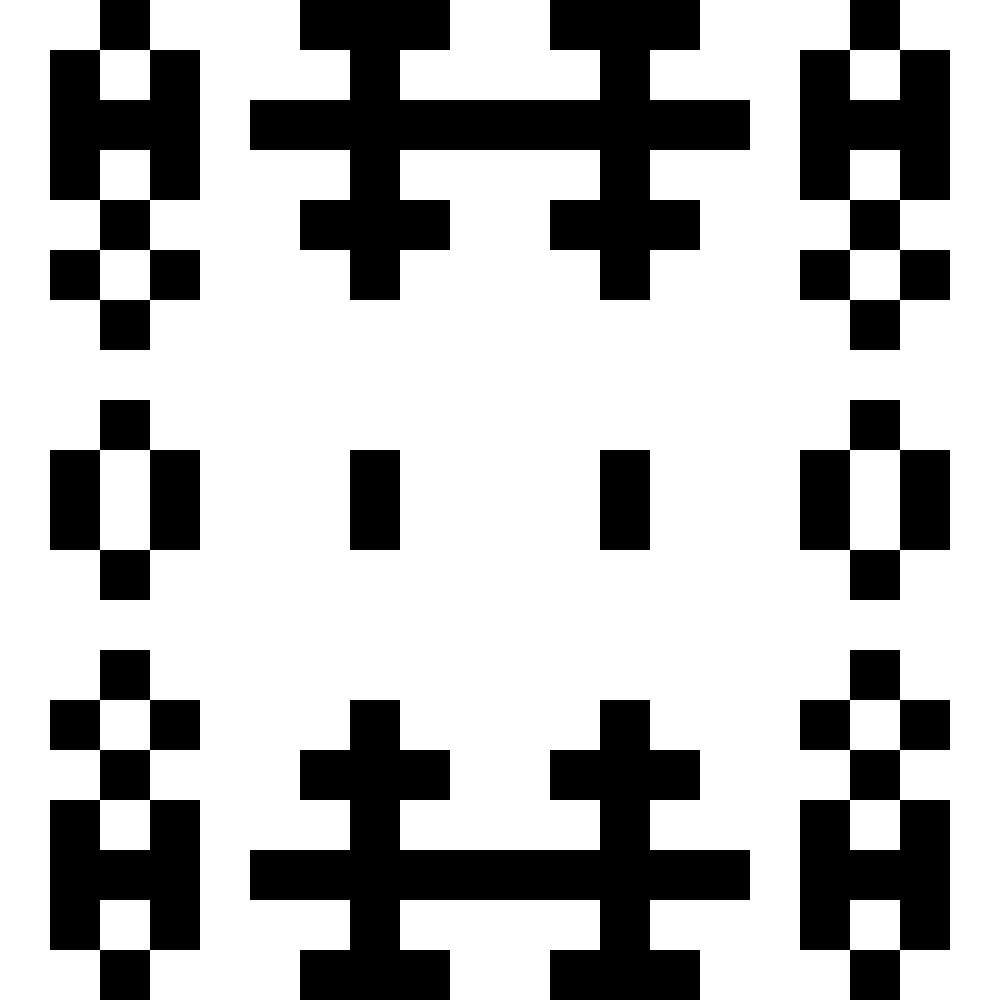
Frame 1 (no input)
Frame 60 (no input): identical to frame 1, image omitted
Frame 120 (the mouse pressed at the canvas centre since frame 60): identical to frame 1, image omitted

The p5.js sketch that drew this single still picture (run headless with seeded random() and noise() and a simulated clock; from frame 60 on, the mouse is pressed at the canvas centre):

// p5.js sketch
// ── sketch.js


// each tile contains square grid of patterns
let dims = 2 ; // rows of 5 x 5 patterns <-- change this


let numPoints; // 5 points 5 strips per tile
let points = []; // one for each quadrant of kaleidoscope
let points2 = [];
let points3 = [];
let points4 = [];

const pointsPerTile = 5; // 5 points per section FIXED
let tileLength = 0; // same as tileheight
let segLength = 0;
let bitArrays = ['11111',  '11011', '10101', '10001', '01110', '00100', '01010', '00000'];

function setup() { 
  createCanvas(1000, 1000);
  colorMode(HSB, 100);
  
  setupTileConst();
  setupAllTiles();  
}

function draw() {
  background(255);
  for (let i = 0 ; i < points.length ; i++) {
    points[i].draw();
    points2[i].draw();
    points3[i].draw();
    points4[i].draw();
  }
}
// ── node.js

// Class for one of five strips in one tile
class Node {
    constructor(x, y, segmentWidth, pattValue) {
        this.x = x;
        this.y = y;
        this.width = segmentWidth;
        this.patt = pattValue;
    }
    update() {

    }
    setXY(x, y) {
        this.x = x ;
        this.y = y ;
    }
    draw() {
        push();
        noStroke();
        translate(this.x, this.y);
            push();
            for (let i = 0 ; i < pointsPerTile ; i++) {
                fill(this.patt[i] * 100);
                rect(0, this.width * (i - 2), this.width, this.width);
            }
            pop();
        pop();
    }

}


function setupTileConst() {
    rectMode(CENTER);
    //setup dims
    tileLength = (width/2) / (dims); // this is constant. dim of each tile
    numPoints = dims * pointsPerTile;  // points per row
    segLength = tileLength/(pointsPerTile); 
  }
  
  function setupAllTiles() {
    for (let j = 0 ; j < dims ; j++){
      for (let i = 0 ; i < dims ; i++) {
        generateTile(segLength/2 + (i) * tileLength,
                     segLength * 2.5 + (j) * tileLength);
      }
    }
  }
  
  // 5 x 5 tiles
  function generateTile(x, y) {
    for (let i = 0 ; i < pointsPerTile; i++) {
      let stripPattern = generateStrip(); // generates strip for each column of the pattern
      // pieces together 5 strips in order
      for (let j = 0 ; j < pointsPerTile ; j++ ) { 
        // constructor(x, y, segmentWidth, pattValue) {
        points.push(new Node(x + j * segLength, y, segLength, stripPattern[j]));
        points2.push(new Node(width - segLength * 4 - x + j * segLength, y, segLength, stripPattern[j]));
        points3.push(new Node(width - segLength * 4 - x + j * segLength, height - y, segLength, stripPattern[j]));
        points4.push(new Node(x + j * segLength, height - y, segLength, stripPattern[j]));
      }
    }
  }
  
  // hard coded: 5 points on a strip
  function generateStrip() {
    let rows = [];
    rows[0] = random(bitArrays);
    rows[1] = random(bitArrays);
    rows[2] = random(bitArrays);
    rows[3] = rows[1];
    rows[4] = rows[0];
    return rows;
  }
// ── settings.js
// Saved from the sketch's edit mode (ADR-029) — the deployed sketch boots
// from this. Re-save from the dev overlay, or hand-edit.
const SETTINGS = {
  "dims": 7,
  "seed": 1,
  "morph": {
    "duration": 4,
    "hold": 1,
    "spread": 0.4
  },
  "carpets": [
    {
      "size": 14,
      "rows": [
        "ggbbggggggbbfg",
        "ggfbbhhhhbbffg",
        "adggggggggggda",
        "aajijjjjjjidaa",
        "dagiddddddigad",
        "dhgiedggdeighd",
        "dhgieghhgeighd",
        "dhgieghhgeighd",
        "dhgiedggdeighd",
        "dagiddddddigad",
        "aagijjjjjjigaa",
        "adggggggggggda",
        "dddbbhhhhbbddd",
        "ggbbggggggbbfg"
      ]
    },
    {
      "size": 14,
      "rows": [
        "aaahgaaaaghaaa",
        "addggdaadggdda",
        "hhiddhddhddihh",
        "addiidhhdiidda",
        "aggdadffdadgga",
        "aaghdheehdhgaa",
        "aagdfejjefdgaa",
        "aagdfejjefdgaa",
        "aaghdheehdhgaa",
        "aggdadffdadgga",
        "addiidhhdiidda",
        "hhiddhddhddihh",
        "addggdaadggdda",
        "aaahgaaaaghaaa"
      ]
    },
    {
      "size": 14,
      "rows": [
        "aaaagceecgaaaa",
        "ccaagceecgaacc",
        "ggcagceecgacgg",
        "cggcgceecgcggc",
        "gcggcceeccggcg",
        "cccggceecggccc",
        "iiiiiieeiiiiii",
        "iiiiiieeiiiiii",
        "cccggceecggccc",
        "gcggcceeccggcg",
        "cggcgceecgcggc",
        "ggcagceecgacgg",
        "ccaagceecgaacc",
        "aaaagceecgaaaa"
      ]
    },
    {
      "size": 14,
      "rows": [
        "dadeaaeeaaedad",
        "adaaehhhheaada",
        "aehhhcddchhhea",
        "ehcaaccccaache",
        "ehacchhhhccahe",
        "hcchhffffhhcch",
        "hchacfjjfcahch",
        "hchacfjjfcahch",
        "hcchhffffhhcch",
        "ehacchhhhccahe",
        "ehcaaccccaache",
        "aehhhcddchhhea",
        "adaaehhhheaada",
        "dadeaaeeaaedad"
      ]
    }
  ]
};

// ── style.css
html, body {
  margin: 0;
  padding: 0;
  min-height: 100vh;
  overflow: hidden;
}
body {
  display: flex;
  align-items: center;
  justify-content: center;
  background: #fff;
}
canvas {
  display: block;
}

/* panels flanking the square canvas: controls on the left, the keyboard
   reference on the right. Fixed-positioned off the canvas's own rect, so
   they re-center with it on resize; DOM, so they never appear in exports.
   Light variant of the Annulus panel — the canvas itself is white. */
.panel {
  position: fixed;
  top: 0;
  bottom: 0;
  box-sizing: border-box;
  display: flex;
  flex-direction: column;
  gap: 28px;
  font-family: monospace;
  font-size: 11px;
  line-height: 1.5;
  color: #333;
  /* a menu taller than the canvas scrolls instead of spilling off-screen */
  overflow-y: auto;
  overflow-x: hidden;
  overscroll-behavior: contain;
  scrollbar-width: thin;
  scrollbar-color: #ccc transparent;
}
/* vertical centring via auto margins rather than justify-content: center,
   which pushes overflow past the top edge where it can't be scrolled to */
.panel > :first-child { margin-top: auto; }
.panel > :last-child { margin-bottom: auto; }

.panel .sec {
  display: flex;
  flex-direction: column;
  gap: 8px;
}
.panel .sec-title {
  display: flex;
  align-items: center;
  gap: 8px;
  font-size: 10px;
  letter-spacing: 0.14em;
  text-transform: uppercase;
  color: #a0a0a0;
}
.panel .sec-title::after {
  content: '';
  flex: 1;
  height: 1px;
  background: #e2e2e2;
}

/* menu buttons: full-width rows, action left and shortcut chip right */
#menu .btns {
  display: flex;
  flex-direction: column;
  gap: 6px;
}
#menu button {
  display: flex;
  align-items: center;
  justify-content: space-between;
  gap: 12px;
  box-sizing: border-box;
  width: 100%;
  padding: 5px 9px;
  font-family: monospace;
  font-size: 11px;
  background: #fff;
  border: 1px solid #d6d6d6;
  border-radius: 4px;
  color: #222;
  cursor: pointer;
}
#menu button:hover {
  border-color: #999;
  background: #f6f6f6;
}
#menu button:active { background: #ececec; }
#menu button .action { text-align: left; }
#menu button .key {
  padding: 1px 5px;
  font-size: 10px;
  color: #888;
  background: #f4f4f4;
  border: 1px solid #ddd;
  border-radius: 3px;
}

/* menu rows: label above, control below */
#menu .row {
  display: flex;
  flex-direction: column;
  gap: 4px;
}
#menu .row label {
  display: flex;
  justify-content: space-between;
  gap: 8px;
}
#menu .row label .val { color: #999; }
#menu input[type="range"] {
  width: 100%;
}

/* hint rows: gesture emphasised left, effect muted right */
#hint .row {
  display: flex;
  justify-content: space-between;
  gap: 12px;
  padding: 1px 0;
}
#hint .row span:first-child {
  color: #111;
  font-weight: 700;
}
#hint .row span:last-child { color: #999; }

/* carpet editor (ADR-030) — edit mode only */
.panel button:disabled { opacity: 0.4; cursor: default; }
.panel .muted { color: #999; }
.panel .check {
  display: flex;
  align-items: center;
  gap: 6px;
  cursor: pointer;
}
.panel .check input { margin: 0; }

/* brush swatches: 10 levels, light → dark, one row */
.swatches {
  display: grid;
  padding: 3px; /* room for the selected swatch's outline */
  grid-template-columns: repeat(10, minmax(0, 1fr));
  gap: 2px;
}
.swatch {
  aspect-ratio: 1;
  min-width: 0;
  padding: 0;
  border: 1px solid #d6d6d6;
  border-radius: 2px;
  cursor: pointer;
}
.swatch.on {
  outline: 2px solid #e5484d;
  outline-offset: 1px;
}
canvas.bucket {
  display: block;
  image-rendering: pixelated;
}

/* carpet list: grayscale thumbnails, the shown one outlined */
.carpets {
  display: grid;
  grid-template-columns: repeat(4, minmax(0, 1fr));
  gap: 6px;
}
.carpets > .muted { grid-column: 1 / -1; }
.carpet {
  display: flex;
  min-width: 0;
  flex-direction: column;
  align-items: center;
  gap: 2px;
  padding: 3px;
  font-family: monospace;
  font-size: 10px;
  color: #888;
  background: #fff;
  border: 1px solid #d6d6d6;
  border-radius: 4px;
  cursor: pointer;
}
.carpet canvas {
  width: 100%;
  aspect-ratio: 1;
  image-rendering: pixelated;
}
.carpet.on { border-color: #e5484d; color: #222; }

/* #hint now carries buttons and sliders too; share #menu's look */
#hint .btns { display: flex; flex-direction: column; gap: 6px; }
#hint .btns.inline { flex-direction: row; }
#hint .btns button {
  display: flex;
  align-items: center;
  justify-content: space-between;
  gap: 12px;
  flex: 1;
  padding: 5px 9px;
  font-family: monospace;
  font-size: 11px;
  background: #fff;
  border: 1px solid #d6d6d6;
  border-radius: 4px;
  color: #222;
  cursor: pointer;
}
#hint .btns.inline button { justify-content: center; padding: 5px 4px; }
#hint .btns button:hover:not(:disabled) { border-color: #999; background: #f6f6f6; }
#hint .btns button .key {
  padding: 1px 5px;
  font-size: 10px;
  color: #888;
  background: #f4f4f4;
  border: 1px solid #ddd;
  border-radius: 3px;
}
#hint .sec .row:has(input[type="range"]) {
  flex-direction: column;
  gap: 4px;
}
#hint .row label { display: flex; justify-content: space-between; color: #333; font-weight: 400; }
#hint .row label .val { color: #999; }
#hint input[type="range"] { width: 100%; }
.panel .readout { color: #e5484d; min-height: 1.5em; }

/* edit-mode guides: an SVG layer over the canvas — never drawn into the
   canvas, so captures, png saves and recordings can't include them */
#guides {
  position: fixed;
  pointer-events: none;
  overflow: visible;
  shape-rendering: crispEdges;
}
#guides text {
  font: 10px monospace;
  dominant-baseline: hanging;
  stroke: #fff;
  stroke-width: 3px;
  stroke-linejoin: round;
  paint-order: stroke;
  shape-rendering: auto;
}

// ── tiles.js
// Tile vocabulary, light→dark ranking, and the carpet codec (ADR-030).
// Pure — no p5 calls — so Vitest evaluates this file directly.
//
// A tile is five columns [a, b, c, b, a], each one of the eight palindromic
// strips below ('0' = black cell), so every tile is symmetric both ways.
// Tile id = a * 64 + b * 8 + c.

const BIT_ARRAYS = ['11111', '11011', '10101', '10001', '01110', '00100', '01010', '00000'];
const TILE_COUNT = BIT_ARRAYS.length ** 3;
const MAX_CARPET = 64; // tiles per side a saved carpet may claim

function tileColumns(id) {
  const a = BIT_ARRAYS[id >> 6];
  const b = BIT_ARRAYS[(id >> 3) & 7];
  const c = BIT_ARRAYS[id & 7];
  return [a, b, c, b, a];
}

function stripInk(strip) {
  let n = 0;
  for (const bit of strip) if (bit === '0') n++;
  return n;
}

// a tile's black-cell count, 0 … 25
const TILE_INK = Uint8Array.from({ length: TILE_COUNT }, (_, id) => {
  let n = 0;
  for (const col of tileColumns(id)) n += stripInk(col);
  return n;
});

// Brush levels: the usable ink counts, 1 (one dot) … 24 (one gap), banded
// into LEVELS even steps, light → dark. No tile is ever all white or all
// black. Rounding keeps the bands mirror-symmetric (ink k and 25 − k land in
// mirrored levels), since ink counts come in matched pairs.
const LEVELS = 10;
const MIN_INK = 1;
const MAX_INK = 24;

function clampLevel(level) {
  return Math.min(LEVELS - 1, Math.max(0, level));
}

// each tile's level, or -1 for the two solid tiles
const TILE_LEVEL = Int8Array.from({ length: TILE_COUNT }, (_, id) => {
  const ink = TILE_INK[id];
  if (ink < MIN_INK || ink > MAX_INK) return -1;
  return Math.round(((ink - MIN_INK) * (LEVELS - 1)) / (MAX_INK - MIN_INK));
});

// a level's tiles — its bucket
const TILES_BY_LEVEL = Array.from({ length: LEVELS }, () => []);
for (let id = 0; id < TILE_COUNT; id++) {
  if (TILE_LEVEL[id] >= 0) TILES_BY_LEVEL[TILE_LEVEL[id]].push(id);
}
const ALLOWED_TILES = TILES_BY_LEVEL.flat();

// how dark a level reads, 0 … 1: its tiles' mean share of black cells
const LEVEL_SHADE = TILES_BY_LEVEL.map(
  (bucket) => bucket.reduce((sum, id) => sum + TILE_INK[id], 0) / bucket.length / 25,
);

// fold a column/row index into its quadrant, so mirrored cells hash alike
function foldCell(i, n) {
  return Math.min(i, n - 1 - i);
}

// small integer hash (murmur3 finaliser over the mixed inputs)
function hashInts(...xs) {
  let h = 0x9e3779b9;
  for (const x of xs) {
    h = Math.imul(h ^ (x | 0), 0x85ebca6b);
    h ^= h >>> 13;
    h = Math.imul(h, 0xc2b2ae35);
    h ^= h >>> 16;
  }
  return h >>> 0;
}

// a cell's stable random in [0, 1), e.g. its morph delay
function cellHash(seed, c, r) {
  return hashInts(seed, c, r, 1) / 4294967296;
}

// the tile of `level` shown at cell (c, r) of an n × n grid
function pickTile(level, seed, c, r, n) {
  level = clampLevel(level);
  const bucket = TILES_BY_LEVEL[level];
  return bucket[hashInts(seed, level, foldCell(c, n), foldCell(r, n)) % bucket.length];
}

// the original sketch's look: any tile, mirrored into the four quadrants.
// The level is drawn as a uniform allowed tile's level (the original
// distribution, less the two solid tiles), then the tile comes from
// pickTile — so painting over this pattern captures it as a carpet without
// a single tile changing.
function randomTile(seed, c, r, n) {
  const pick = hashInts(seed, foldCell(c, n), foldCell(r, n), 2) % ALLOWED_TILES.length;
  const level = TILE_LEVEL[ALLOWED_TILES[pick]];
  return pickTile(level, seed, c, r, n);
}

// a cell's own progress through a morph at global progress t: with spread
// > 0 each cell starts late by a hashed fraction, yet all land by t = 1
function cellProgress(t, spread, h) {
  return Math.min(1, Math.max(0, t * (1 + spread) - spread * h));
}

// carpets: { size, levels: Uint8Array(size²) } in memory,
// { size, rows: ['aj…', …] } saved — one letter per level, a (lightest) …
// j (darkest)
function encodeCarpet(carpet) {
  const rows = [];
  for (let r = 0; r < carpet.size; r++) {
    let row = '';
    for (let c = 0; c < carpet.size; c++) {
      row += String.fromCharCode(97 + carpet.levels[r * carpet.size + c]);
    }
    rows.push(row);
  }
  return { size: carpet.size, rows };
}

function decodeCarpet(saved) {
  if (typeof saved !== 'object' || saved === null) return null;
  const { size, rows } = saved;
  if (!Number.isInteger(size) || size < 1 || size > MAX_CARPET) return null;
  const levels = new Uint8Array(size * size);
  const lines = Array.isArray(rows) ? rows : [];
  for (let r = 0; r < size; r++) {
    const line = typeof lines[r] === 'string' ? lines[r] : '';
    for (let c = 0; c < size; c++) {
      const level = line.charCodeAt(c) - 97;
      levels[r * size + c] = level >= 0 && level < 26 ? clampLevel(level) : 0;
    }
  }
  return { size, levels };
}

// the carpet's level at cell (c, r) of an n × n grid, nearest-neighbour
function sampleCarpet(carpet, c, r, n) {
  const s = carpet.size;
  return carpet.levels[Math.floor((r * s) / n) * s + Math.floor((c * s) / n)];
}

// a copy of the carpet at n × n, nearest-neighbour — so painting happens at
// the grid's resolution, one tile per cell
function resampleCarpet(carpet, n) {
  const levels = new Uint8Array(n * n);
  for (let r = 0; r < n; r++) for (let c = 0; c < n; c++) levels[r * n + c] = sampleCarpet(carpet, c, r, n);
  return { size: n, levels };
}
